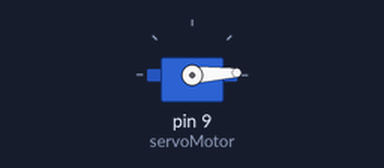
A sketch run on a simulated Arduino Uno, built with avr-gcc and run on an emulated ATmega328P. Shown: servo.

Above: at 0.05 s.
At 0.9 s:
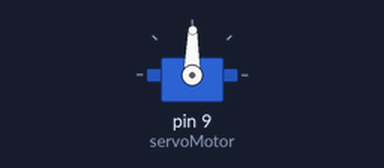
At 1.75 s:
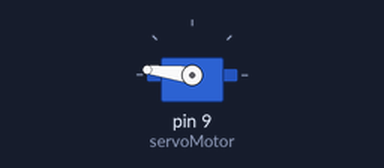
At 3.45 s:
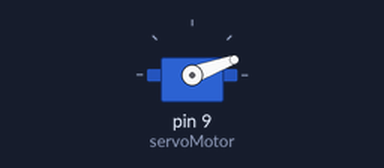
Timing chart, 0 to 8.4 s (numbered marks = the images above):
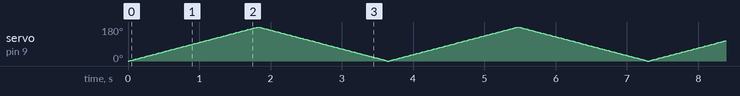

The sketch:

Servo.ino
```cpp
#include <Servo.h>

// Create a servo object
Servo servoMotor;

void setup() {
  // Attach the servo to pin 9
  servoMotor.attach(9);
}

void loop() {
  // Move the servo from 0 to 180 degrees
  for (int angle = 0; angle <= 180; angle++) {
    servoMotor.write(angle);
    delay(10); // Adjust delay as needed for your servo
  }

  // Move the servo from 180 to 0 degrees
  for (int angle = 180; angle >= 0; angle--) {
    servoMotor.write(angle);
    delay(10); // Adjust delay as needed for your servo
  }
}
```
